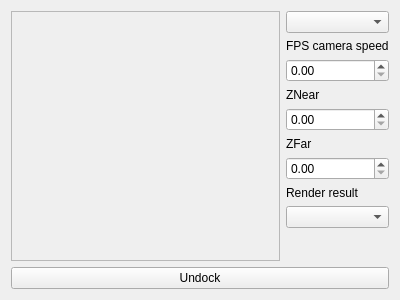
<?xml version="1.0" encoding="UTF-8"?>
<ui version="4.0">
 <class>SSSSAOWindow</class>
 <widget class="QWidget" name="SSSSAOWindow">
  <property name="geometry">
   <rect>
    <x>0</x>
    <y>0</y>
    <width>400</width>
    <height>300</height>
   </rect>
  </property>
  <property name="windowTitle">
   <string>SSAO window</string>
  </property>
  <layout class="QGridLayout" name="gridLayout">
   <item row="4" column="0">
    <widget class="QPushButton" name="qUndockButton">
     <property name="text">
      <string>Undock</string>
     </property>
    </widget>
   </item>
   <item row="1" column="0">
    <layout class="QHBoxLayout" name="horizontalLayout">
     <item>
      <widget class="QFrame" name="qGLFrame">
       <property name="sizePolicy">
        <sizepolicy hsizetype="MinimumExpanding" vsizetype="MinimumExpanding">
         <horstretch>0</horstretch>
         <verstretch>0</verstretch>
        </sizepolicy>
       </property>
       <property name="frameShape">
        <enum>QFrame::StyledPanel</enum>
       </property>
       <property name="frameShadow">
        <enum>QFrame::Raised</enum>
       </property>
      </widget>
     </item>
     <item>
      <layout class="QVBoxLayout" name="verticalLayout">
       <item>
        <widget class="QComboBox" name="cameraType_combo"/>
       </item>
       <item>
        <widget class="QLabel" name="label">
         <property name="text">
          <string>FPS camera speed</string>
         </property>
        </widget>
       </item>
       <item>
        <widget class="QDoubleSpinBox" name="fpsCamSpeedSpinBox"/>
       </item>
       <item>
        <widget class="QLabel" name="label_2">
         <property name="text">
          <string>ZNear</string>
         </property>
        </widget>
       </item>
       <item>
        <widget class="QDoubleSpinBox" name="znearSpinBox"/>
       </item>
       <item>
        <widget class="QLabel" name="label_3">
         <property name="text">
          <string>ZFar</string>
         </property>
        </widget>
       </item>
       <item>
        <widget class="QDoubleSpinBox" name="zfarSpinBox">
         <property name="maximum">
          <double>50000.000000000000000</double>
         </property>
        </widget>
       </item>
       <item>
        <widget class="QLabel" name="label_4">
         <property name="text">
          <string>Render result</string>
         </property>
        </widget>
       </item>
       <item>
        <widget class="QComboBox" name="renderResultComboBox"/>
       </item>
       <item>
        <spacer name="verticalSpacer">
         <property name="orientation">
          <enum>Qt::Vertical</enum>
         </property>
         <property name="sizeHint" stdset="0">
          <size>
           <width>20</width>
           <height>40</height>
          </size>
         </property>
        </spacer>
       </item>
      </layout>
     </item>
    </layout>
   </item>
  </layout>
 </widget>
 <layoutdefault spacing="6" margin="11"/>
 <resources/>
 <connections/>
</ui>
